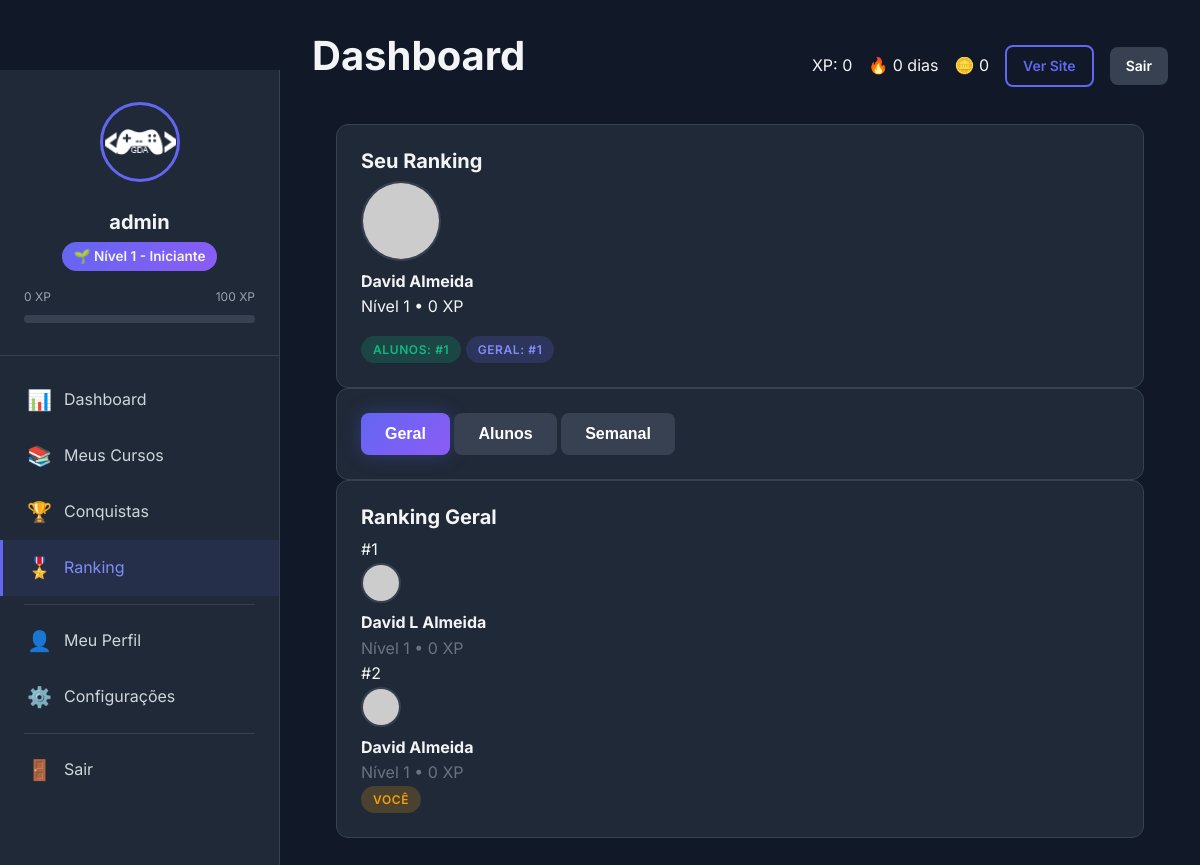
The app's page /user/leaderboard.php (signed in) with its own data.
### tables this page shows
CREATE TABLE IF NOT EXISTS `users` (
  `id` int NOT NULL AUTO_INCREMENT,
  `username` varchar(50) NOT NULL,
  `email` varchar(100) NOT NULL,
  `password` varchar(255) NOT NULL,
  `full_name` varchar(100) NOT NULL,
  `avatar` varchar(255) DEFAULT 'default.png',
  `role` enum('student','instructor','admin') DEFAULT 'student',
  `xp_total` int DEFAULT '0',
  `level` int DEFAULT '1',
  `streak_days` int DEFAULT '0',
  `last_activity` date DEFAULT NULL,
  `coins` int DEFAULT '0',
  `bio` text,
  `github_url` varchar(255) DEFAULT NULL,
  `linkedin_url` varchar(255) DEFAULT NULL,
  `is_active` tinyint(1) DEFAULT '1',
  `email_verified` tinyint(1) DEFAULT '0',
  `created_at` timestamp NULL DEFAULT CURRENT_TIMESTAMP,
  `updated_at` timestamp NULL DEFAULT CURRENT_TIMESTAMP ON UPDATE CURRENT_TIMESTAMP,
  PRIMARY KEY (`id`),
  UNIQUE KEY `username` (`username`),
  UNIQUE KEY `email` (`email`),
  KEY `idx_username` (`username`),
  KEY `idx_email` (`email`),
  KEY `idx_xp` (`xp_total`)
);

CREATE TABLE IF NOT EXISTS `levels` (
  `id` int NOT NULL AUTO_INCREMENT,
  `level_number` int NOT NULL,
  `title` varchar(50) NOT NULL,
  `xp_required` int NOT NULL,
  `badge_icon` varchar(100) DEFAULT NULL,
  `color` varchar(7) DEFAULT '#6366f1',
  `perks` text,
  `created_at` timestamp NULL DEFAULT CURRENT_TIMESTAMP,
  PRIMARY KEY (`id`),
  UNIQUE KEY `level_number` (`level_number`),
  KEY `idx_level_number` (`level_number`),
  KEY `idx_xp_required` (`xp_required`)
);

### includes/functions.php (called while the page is built, shortened)
<?php
if (!function_exists('url')) {
    function url(string $path = ''): string {
        $baseUrl = defined('BASE_URL') ? BASE_URL : 'http://localhost/gamedev-academy/';
        return rtrim($baseUrl, '/') . '/' . ltrim($path, '/');
    }
}
if (!function_exists('asset')) {
    function asset(string $path): string {
        $path = ltrim($path, '/');
        if (defined('ASSETS_URL')) {
            return rtrim(ASSETS_URL, '/') . '/' . $path;
        }
        $protocol = (!empty($_SERVER['HTTPS']) && $_SERVER['HTTPS'] === 'on') ? 'https://' : 'http://';
        $host = $_SERVER['HTTP_HOST'] ?? 'localhost';
        return $protocol . $host . '/assets/' . $path;
    }
}
if (!function_exists('escape')) {
    function escape(?string $string): string {
        return htmlspecialchars($string, ENT_QUOTES | ENT_HTML5, 'UTF-8');
    }
}
if (!function_exists('esc')) {
    function esc(?string $string): string {
        return escape($string);
    }
}
if (!function_exists('getUserAvatar')) {
    function getUserAvatar(?string $avatar = null, string $username = '', int $size = 200): string {
        if (!empty($avatar) && $avatar !== 'default.png') {
            $avatarPath = 'uploads/avatars/' . $avatar;
        }
        if (!empty($username)) {
            $name = urlencode($username);
            return "https://ui-avatars.com/api/?name={$name}&background=6366f1&color=fff&size={$size}&bold=true";
        }
        return asset('images/avatars/default.png');
    }
}
if (!function_exists('getAvatar')) {
    function getAvatar(?string $avatar = null, string $username = ''): string {
        return getUserAvatar($avatar, $username);
    }
}
?>

### classes/Database.php (called while the page is built, shortened)
<?php
class Database {
    private static $instance = null;
    private $pdo;
    private function __construct() {
        try {
            $dsn = "mysql:host=" . DB_HOST . ";dbname=" . DB_NAME . ";charset=" . DB_CHARSET;
            $options = [
                PDO::ATTR_ERRMODE => PDO::ERRMODE_EXCEPTION,
                PDO::ATTR_DEFAULT_FETCH_MODE => PDO::FETCH_ASSOC,
                PDO::ATTR_EMULATE_PREPARES => false,
            ];
            $this->pdo = new PDO($dsn, DB_USER, DB_PASS, $options);
        } catch (PDOException $e) {
            die("Erro de conexão: " . $e->getMessage());
        }
    }
    public static function getInstance(): self {
        if (self::$instance === null) {
            self::$instance = new self();
        }
        return self::$instance;
    }
    public function query(string $sql, array $params = []): PDOStatement {
        $stmt = $this->pdo->prepare($sql);
        $stmt->execute($params);
        return $stmt;
    }
    public function fetch(string $sql, array $params = []): ?array {
        return $this->query($sql, $params)->fetch() ?: null;
    }
}

### classes/Auth.php (called while the page is built, shortened)
<?php
require_once __DIR__ . '/Database.php';
require_once __DIR__ . '/User.php';
class Auth {
    private $user;
    public function __construct() {
        $this->user = new User();
    }
    public function isLoggedIn(): bool {
        if (isset($_SESSION['user_id'])) {
            return true;
        }
        return false;
    }
    public function getCurrentUser(): ?array {
        return $this->user->find($_SESSION['user_id']);
    }
}

### classes/User.php (called while the page is built, shortened)
<?php
class User {
    private $db;
    public function __construct() {
        $this->db = Database::getInstance();
    }
    public function find(int $id): ?array {
        return $this->db->fetch("SELECT * FROM users WHERE id = ?", [$id]);
    }
    public function getLevel(int $xp): array {
        return $this->db->fetch(
            "SELECT * FROM levels WHERE xp_required <= ? ORDER BY level_number DESC LIMIT 1",
            [$xp]
        ) ?? ['level_number' => 1, 'title' => 'Iniciante', 'badge_icon' => '🌱', 'xp_required' => 0];
    }
    public function getNextLevel(int $currentLevel): ?array {
        return $this->db->fetch(
            "SELECT * FROM levels WHERE level_number = ?",
            [$currentLevel + 1]
        );
    }
    public function getStats(int $userId): array {
        $user = $this->find($userId);
        $coursesEnrolled = $this->db->fetch(
            "SELECT COUNT(*) as total FROM enrollments WHERE user_id = ?",
            [$userId]
        )['total'];
        $coursesCompleted = $this->db->fetch(
            "SELECT COUNT(*) as total FROM enrollments WHERE user_id = ? AND completed_at IS NOT NULL",
            [$userId]
        )['total'];
        $lessonsCompleted = $this->db->fetch(
            "SELECT COUNT(*) as total FROM lesson_progress WHERE user_id = ? AND is_completed = 1",
            [$userId]
        )['total'];
        $achievements = $this->db->fetch(
            "SELECT COUNT(*) as total FROM user_achievements WHERE user_id = ?",
            [$userId]
        )['total'];
        return [
            'xp_total' => $user['xp_total'] ?? 0,
            'level' => $user['level'] ?? 1,
            'streak_days' => $user['streak_days'] ?? 0,
            'coins' => $user['coins'] ?? 0,
            'courses_enrolled' => $coursesEnrolled,
            'courses_completed' => $coursesCompleted,
            'lessons_completed' => $lessonsCompleted,
            'achievements' => $achievements
        ];
    }
}

### classes/Gamification.php (called while the page is built, shortened)
<?php
class Gamification {
    private $user;
    public function __construct() {
        $this->user = new User();
    }
    public function getProgressToNextLevel(int $userId): array {
        $user = $this->user->find($userId);
        $currentLevel = $this->user->getLevel($user['xp_total']);
        $nextLevel = $this->user->getNextLevel($currentLevel['level_number']);
        $xpInCurrentLevel = $user['xp_total'] - $currentLevel['xp_required'];
        $xpNeededForNext = $nextLevel['xp_required'] - $currentLevel['xp_required'];
        $progress = ($xpInCurrentLevel / $xpNeededForNext) * 100;
        return [
            'current_xp' => $user['xp_total'],
            'level_xp' => $currentLevel['xp_required'],
            'next_level_xp' => $nextLevel['xp_required'],
            'progress' => min(100, $progress),
            'xp_needed' => $nextLevel['xp_required'] - $user['xp_total'],
            'is_max_level' => false
        ];
    }
}

### user/leaderboard.php (the view, shortened to what this page needs)
<?php
require_once __DIR__ . '/../includes/functions.php';
require_once __DIR__ . '/includes/header.php';
$pdo = getDBConnection();
$userId = $_SESSION['user_id'];
$stmt = $pdo->prepare("SELECT id, username, full_name, avatar, xp_total, level, role, is_active FROM users WHERE id = ? LIMIT 1");
$stmt->execute([$userId]);
$user = $stmt->fetch(PDO::FETCH_ASSOC);
$userXP = (int)($user['xp_total'] ?? 0);
$rankAlunoStmt = $pdo->prepare("SELECT COUNT(*) + 1 FROM users WHERE role = 'student' AND is_active = 1 AND xp_total > ?");
$rankAlunoStmt->execute([$userXP]);
$rankAluno = (int)$rankAlunoStmt->fetchColumn();
$rankGeralStmt = $pdo->prepare("SELECT COUNT(*) + 1 FROM users WHERE is_active = 1 AND xp_total > ?");
$rankGeralStmt->execute([$userXP]);
$rankGeral = (int)$rankGeralStmt->fetchColumn();
$topAlunosStmt = $pdo->query("SELECT id, username, full_name, avatar, xp_total, level FROM users WHERE role = 'student' AND is_active = 1 ORDER BY xp_total DESC LIMIT 20");
$topAlunos = $topAlunosStmt->fetchAll(PDO::FETCH_ASSOC);
$topGeralStmt = $pdo->query("SELECT id, username, full_name, avatar, xp_total, level FROM users WHERE is_active = 1 ORDER BY xp_total DESC LIMIT 20");
$topGeral = $topGeralStmt->fetchAll(PDO::FETCH_ASSOC);
?>
    <div class="container">
        <div class="card">
            <div class="card-body">
                <h5 class="card-title">Seu Ranking</h5>
                <div>
                    <img src="<?= getUserAvatar($user['avatar'] ?? null, $user['username'] ?? '') ?>" alt="Avatar" class="avatar avatar-lg">
                    <div>
                        <div><strong><?= esc($user['full_name'] ?? ($user['username'] ?? '')) ?></strong></div>
                        <div>Nível <?= (int)($user['level'] ?? 1) ?> • <?= number_format($userXP) ?> XP</div>
                        <div class="mt-2">
                            <span class="badge badge-success">Alunos: #<?= $rankAluno ?></span>
                            <span class="badge badge-primary">Geral: #<?= $rankGeral ?></span>
                        </div>
                    </div>
                </div>
            </div>
        </div>
        <div class="card" id="tabButtons">
            <div class="card-body">
                <button type="button" class="btn btn-primary" id="btnGeral">Geral</button>
                <button type="button" class="btn btn-secondary" id="btnAlunos">Alunos</button>
                <button type="button" class="btn btn-secondary" id="btnSemanal">Semanal</button>
            </div>
        </div>
        <div id="contentGeral">
            <div class="card">
                <div class="card-body">
                    <h5 class="card-title">Ranking Geral</h5>
                    <?php if (count($topGeral) === 0): ?>
                        <div class="text-muted">Nenhum usuário encontrado.</div>
                    <?php else: ?>
                        <?php $pos = 1; foreach ($topGeral as $row): ?>
                            <div>
                                <div>#<?= $pos ?></div>
                                <img src="<?= getUserAvatar($row['avatar'] ?? null, $row['username'] ?? '') ?>" alt="Avatar" class="avatar">
                                <div>
                                    <div><strong><?= esc($row['full_name'] ?? ($row['username'] ?? '')) ?></strong></div>
                                    <div class="text-muted">Nível <?= (int)($row['level'] ?? 1) ?> • <?= number_format((int)($row['xp_total'] ?? 0)) ?> XP</div>
                                </div>
                                <?php if ((int)$row['id'] === (int)$userId): ?>
                                    <span class="badge badge-warning">Você</span>
                                <?php endif; ?>
                            </div>
                            <?php $pos++; endforeach; ?>
                    <?php endif; ?>
                </div>
            </div>
        </div>
    </div>
<?php require_once __DIR__ . '/includes/footer.php'; ?>

### user/includes/header.php (shortened to what this page needs)
<?php
require_once __DIR__ . '/../../config/database.php';
require_once __DIR__ . '/../../classes/Database.php';
require_once __DIR__ . '/../../classes/User.php';
require_once __DIR__ . '/../../classes/Auth.php';
require_once __DIR__ . '/../../classes/Course.php';
require_once __DIR__ . '/../../classes/Gamification.php';
require_once __DIR__ . '/../../includes/functions.php';
$auth = new Auth();
$auth->requireLogin();
$currentUser = $auth->getCurrentUser();
$userModel = new User();
$gamification = new Gamification();
$stats = $userModel->getStats($currentUser['id']);
$currentLevel = $userModel->getLevel($currentUser['xp_total']);
$progressToNext = $gamification->getProgressToNextLevel($currentUser['id']);
?>
<!DOCTYPE html>
<html lang="pt-BR">
<head>
    <link rel="stylesheet" href="<?= asset('css/main.css') ?>">
    <link rel="stylesheet" href="<?= asset('css/user.css') ?>">
</head>
<body>
    <div class="user-layout">
        <?php include __DIR__ . '/sidebar.php'; ?>
        <main class="user-main">
            <div class="user-header">
                <h1><?= $pageTitle ?? 'Dashboard' ?></h1>
                <div class="d-flex align-center gap-2">
                    <span>XP: <?= number_format($currentUser['xp_total']) ?></span>
                    <span>🔥 <?= $currentUser['streak_days'] ?> dias</span>
                    <span>🪙 <?= number_format($currentUser['coins']) ?></span>
                    <a href="<?= url() ?>" class="btn btn-sm btn-outline">Ver Site</a>
                    <a href="<?= url('logout.php') ?>" class="btn btn-sm btn-secondary">Sair</a>
                </div>
            </div>

### user/includes/sidebar.php (shortened to what this page needs)
<?php
$currentPage = basename($_SERVER['PHP_SELF'], '.php');
?>
<aside class="sidebar">
    <div class="sidebar-header">
        <img src="<?= getAvatar($currentUser['avatar']) ?>" alt="Avatar" class="sidebar-avatar">
        <div class="sidebar-username"><?= escape($currentUser['username']) ?></div>
        <div class="sidebar-level">
            <?= $currentLevel['badge_icon'] ?> Nível <?= $currentLevel['level_number'] ?> - <?= escape($currentLevel['title']) ?>
        </div>
        <div class="sidebar-xp-bar">
            <div class="sidebar-xp-info">
                <span><?= number_format($currentUser['xp_total']) ?> XP</span>
                <?php if (!$progressToNext['is_max_level']): ?>
                    <span><?= number_format($progressToNext['next_level_xp']) ?> XP</span>
                <?php else: ?>
                    <span>MAX</span>
                <?php endif; ?>
            </div>
            <div class="progress">
            </div>
        </div>
    </div>
    <nav class="sidebar-nav">
        <a href="<?= url('user/') ?>" class="sidebar-nav-item <?= $currentPage === 'index' ? 'active' : '' ?>">
            <span class="sidebar-nav-icon">📊</span>
            <span>Dashboard</span>
        </a>
        <a href="<?= url('user/courses.php') ?>" class="sidebar-nav-item <?= $currentPage === 'courses' ? 'active' : '' ?>">
            <span class="sidebar-nav-icon">📚</span>
            <span>Meus Cursos</span>
        </a>
        <a href="<?= url('user/achievements.php') ?>" class="sidebar-nav-item <?= $currentPage === 'achievements' ? 'active' : '' ?>">
            <span class="sidebar-nav-icon">🏆</span>
            <span>Conquistas</span>
        </a>
        <a href="<?= url('user/leaderboard.php') ?>" class="sidebar-nav-item <?= $currentPage === 'leaderboard' ? 'active' : '' ?>">
            <span class="sidebar-nav-icon">🎖️</span>
            <span>Ranking</span>
        </a>
        <div class="sidebar-nav-divider"></div>
        <a href="<?= url('user/profile.php') ?>" class="sidebar-nav-item <?= $currentPage === 'profile' ? 'active' : '' ?>">
            <span class="sidebar-nav-icon">👤</span>
            <span>Meu Perfil</span>
        </a>
        <a href="<?= url('user/settings.php') ?>" class="sidebar-nav-item <?= $currentPage === 'settings' ? 'active' : '' ?>">
            <span class="sidebar-nav-icon">⚙️</span>
            <span>Configurações</span>
        </a>
        <div class="sidebar-nav-divider"></div>
        <a href="<?= url('logout.php') ?>" class="sidebar-nav-item">
            <span class="sidebar-nav-icon">🚪</span>
            <span>Sair</span>
        </a>
    </nav>
</aside>

### records on screen
users: avatar (placeholder picture), username "admin", xp_total "0", streak_days "0", coins "0", full_name "David Almeida", level "1", shows "VOCÊ"
levels: badge_icon "🌱", level_number "1", title "Iniciante"
users: full_name "David L Almeida", level "1", xp_total "0"

### other values on screen
$progressToNext['next_level_xp'] "100"
$pageTitle "Dashboard"
$rankAluno "1"
$rankGeral "1"
